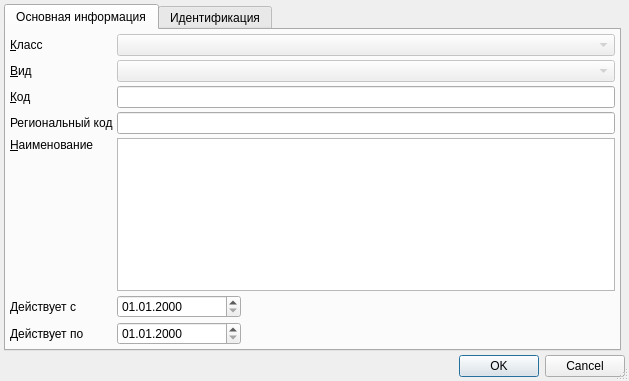
<?xml version="1.0" encoding="UTF-8"?>
<ui version="4.0">
 <class>QuotaTypeEditorDialog</class>
 <widget class="QDialog" name="QuotaTypeEditorDialog">
  <property name="geometry">
   <rect>
    <x>0</x>
    <y>0</y>
    <width>629</width>
    <height>381</height>
   </rect>
  </property>
  <property name="windowTitle">
   <string>Dialog</string>
  </property>
  <property name="sizeGripEnabled">
   <bool>true</bool>
  </property>
  <layout class="QGridLayout" name="gridLayout">
   <property name="margin">
    <number>4</number>
   </property>
   <property name="spacing">
    <number>4</number>
   </property>
   <item row="1" column="0" colspan="2">
    <widget class="QDialogButtonBox" name="buttonBox">
     <property name="orientation">
      <enum>Qt::Horizontal</enum>
     </property>
     <property name="standardButtons">
      <set>QDialogButtonBox::Cancel|QDialogButtonBox::Ok</set>
     </property>
    </widget>
   </item>
   <item row="0" column="0">
    <widget class="QTabWidget" name="tabWidget">
     <property name="currentIndex">
      <number>0</number>
     </property>
     <widget class="QWidget" name="tabMain">
      <attribute name="title">
       <string>Основная информация</string>
      </attribute>
      <layout class="QGridLayout" name="gridLayout_2" columnstretch="0,0,1,3,0">
       <property name="margin">
        <number>4</number>
       </property>
       <property name="spacing">
        <number>4</number>
       </property>
       <item row="7" column="3" colspan="2">
        <spacer name="horizontalSpacer_3">
         <property name="orientation">
          <enum>Qt::Horizontal</enum>
         </property>
         <property name="sizeHint" stdset="0">
          <size>
           <width>251</width>
           <height>20</height>
          </size>
         </property>
        </spacer>
       </item>
       <item row="0" column="0">
        <widget class="QLabel" name="lblClass">
         <property name="text">
          <string>&amp;Класс</string>
         </property>
         <property name="buddy">
          <cstring>cmbClass</cstring>
         </property>
        </widget>
       </item>
       <item row="1" column="0">
        <widget class="QLabel" name="lblGroup">
         <property name="text">
          <string>&amp;Вид</string>
         </property>
         <property name="buddy">
          <cstring>cmbGroup</cstring>
         </property>
        </widget>
       </item>
       <item row="4" column="2" rowspan="2" colspan="3">
        <widget class="QTextEdit" name="edtName"/>
       </item>
       <item row="6" column="0" colspan="2">
        <widget class="QLabel" name="lblBegDate">
         <property name="text">
          <string>Действует с</string>
         </property>
         <property name="buddy">
          <cstring>edtName</cstring>
         </property>
        </widget>
       </item>
       <item row="3" column="0" colspan="2">
        <widget class="QLabel" name="lblRegionalCode">
         <property name="text">
          <string>Региональный код</string>
         </property>
         <property name="buddy">
          <cstring>edtCode</cstring>
         </property>
        </widget>
       </item>
       <item row="4" column="0" colspan="2">
        <widget class="QLabel" name="lblName">
         <property name="text">
          <string>&amp;Наименование</string>
         </property>
         <property name="buddy">
          <cstring>edtName</cstring>
         </property>
        </widget>
       </item>
       <item row="6" column="2">
        <widget class="CDateEdit" name="edtBegDate">
         <property name="displayFormat">
          <string>dd.MM.yyyy</string>
         </property>
        </widget>
       </item>
       <item row="6" column="3" colspan="2">
        <spacer name="horizontalSpacer_2">
         <property name="orientation">
          <enum>Qt::Horizontal</enum>
         </property>
         <property name="sizeHint" stdset="0">
          <size>
           <width>251</width>
           <height>20</height>
          </size>
         </property>
        </spacer>
       </item>
       <item row="7" column="0" colspan="2">
        <widget class="QLabel" name="lblEndDate">
         <property name="text">
          <string>Действует по</string>
         </property>
         <property name="buddy">
          <cstring>edtName</cstring>
         </property>
        </widget>
       </item>
       <item row="2" column="0">
        <widget class="QLabel" name="lblCode">
         <property name="text">
          <string>&amp;Код</string>
         </property>
         <property name="buddy">
          <cstring>edtCode</cstring>
         </property>
        </widget>
       </item>
       <item row="7" column="2">
        <widget class="CDateEdit" name="edtEndDate">
         <property name="displayFormat">
          <string>dd.MM.yyyy</string>
         </property>
        </widget>
       </item>
       <item row="5" column="1">
        <spacer name="verticalSpacer_2">
         <property name="orientation">
          <enum>Qt::Vertical</enum>
         </property>
         <property name="sizeHint" stdset="0">
          <size>
           <width>20</width>
           <height>142</height>
          </size>
         </property>
        </spacer>
       </item>
       <item row="2" column="2" colspan="3">
        <widget class="QLineEdit" name="edtCode"/>
       </item>
       <item row="3" column="2" colspan="3">
        <widget class="QLineEdit" name="edtRegionalCode"/>
       </item>
       <item row="1" column="2" colspan="3">
        <widget class="CRBComboBox" name="cmbGroup">
         <property name="enabled">
          <bool>false</bool>
         </property>
        </widget>
       </item>
       <item row="0" column="2" colspan="3">
        <widget class="QComboBox" name="cmbClass">
         <property name="enabled">
          <bool>false</bool>
         </property>
        </widget>
       </item>
      </layout>
     </widget>
     <widget class="QWidget" name="tabIdentification">
      <attribute name="title">
       <string>Идентификация</string>
      </attribute>
      <layout class="QGridLayout" name="gridLayout_3">
       <property name="margin">
        <number>4</number>
       </property>
       <property name="spacing">
        <number>4</number>
       </property>
       <item row="0" column="0">
        <widget class="CInDocTableView" name="tblIdentification"/>
       </item>
      </layout>
     </widget>
    </widget>
   </item>
  </layout>
 </widget>
 <customwidgets>
  <customwidget>
   <class>CRBComboBox</class>
   <extends>QComboBox</extends>
   <header>library/crbcombobox.h</header>
  </customwidget>
  <customwidget>
   <class>CDateEdit</class>
   <extends>QDateEdit</extends>
   <header>library/DateEdit.h</header>
  </customwidget>
  <customwidget>
   <class>CInDocTableView</class>
   <extends>QTableView</extends>
   <header>library/InDocTable.h</header>
  </customwidget>
 </customwidgets>
 <resources/>
 <connections>
  <connection>
   <sender>buttonBox</sender>
   <signal>accepted()</signal>
   <receiver>QuotaTypeEditorDialog</receiver>
   <slot>accept()</slot>
   <hints>
    <hint type="sourcelabel">
     <x>252</x>
     <y>315</y>
    </hint>
    <hint type="destinationlabel">
     <x>157</x>
     <y>274</y>
    </hint>
   </hints>
  </connection>
  <connection>
   <sender>buttonBox</sender>
   <signal>rejected()</signal>
   <receiver>QuotaTypeEditorDialog</receiver>
   <slot>reject()</slot>
   <hints>
    <hint type="sourcelabel">
     <x>320</x>
     <y>315</y>
    </hint>
    <hint type="destinationlabel">
     <x>286</x>
     <y>274</y>
    </hint>
   </hints>
  </connection>
 </connections>
</ui>
